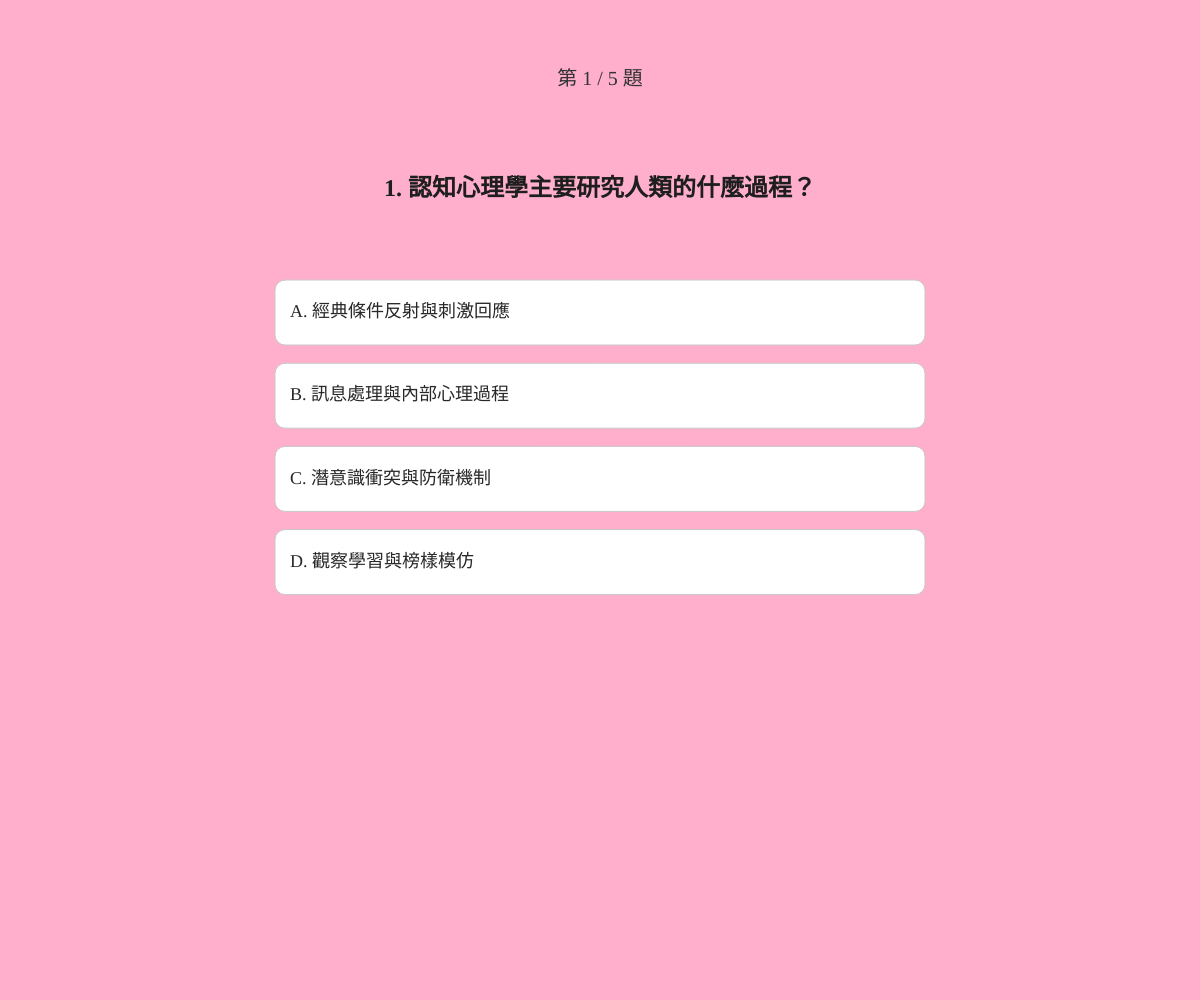
Frame 1 (no input)
Frame 60 (no input): identical to frame 1, image omitted
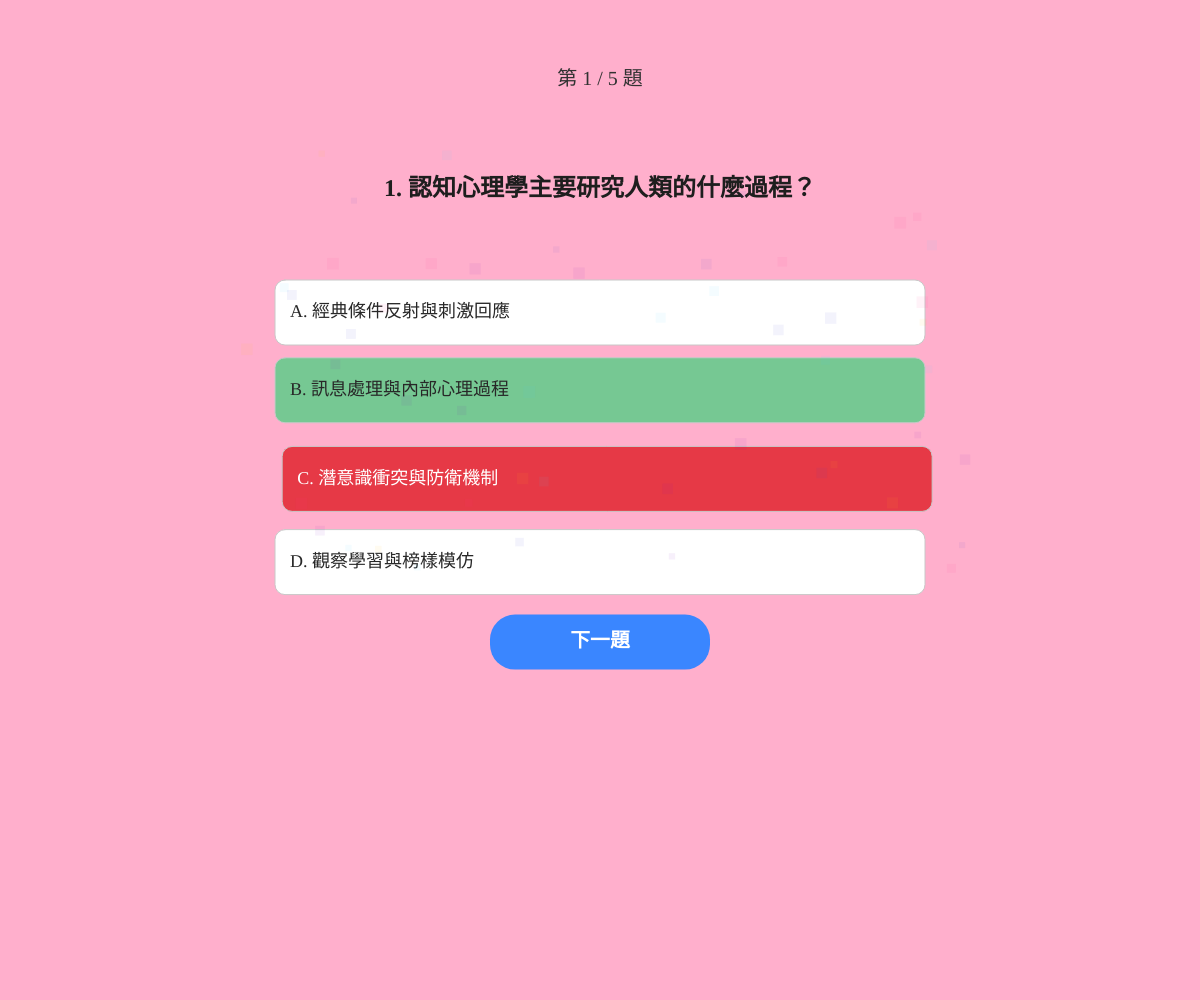
Frame 120 (the mouse pressed at the canvas centre since frame 60)

The p5.js sketch that drew these frames (run headless with seeded random() and noise() and a simulated clock; from frame 60 on, the mouse is pressed at the canvas centre):

// p5.js sketch
// ── sketch.js
// ===================================================
// 全局變數宣告
// ===================================================

// 測驗題目資料庫（教育心理學 認知主義簡易測驗，共5題）
const quizData = [
  {
    question: "1. 認知心理學主要研究人類的什麼過程？",
    options: ["A. 經典條件反射與刺激回應", "B. 訊息處理與內部心理過程", "C. 潛意識衝突與防衛機制", "D. 觀察學習與榜樣模仿"],
    correct: 1
  },
  {
    question: "2. 皮亞傑（Piaget）提出兒童認知發展的第二個階段是什麼？",
    options: ["A. 感官動作期 (Sensorimotor)", "B. 具體運思期 (Concrete Operational)", "C. 前運思期 (Preoperational)", "D. 形式運思期 (Formal Operational)"],
    correct: 2
  },
  {
    question: "3. 提出「鷹架理論 (Scaffolding)」與「最近發展區 (ZPD)」的學者是？",
    options: ["A. 維高斯基 (Vygotsky)", "B. 斯金納 (Skinner)", "C. 班杜拉 (Bandura)", "D. 奧蘇貝爾 (Ausubel)"],
    correct: 0
  },
  {
    question: "4. 人類訊息處理模型中，容量極有限且維持時間約 15-30 秒的是？",
    options: ["A. 感官記憶 (Sensory Memory)", "B. 短期/工作記憶 (Short-term/Working)", "C. 長期記憶 (Long-term Memory)", "D. 內隱記憶 (Implicit Memory)"],
    correct: 1
  },
  {
    question: "5. 奧蘇貝爾（Ausubel）提倡的「有意義學習」核心概念是什麼？",
    options: ["A. 嘗試錯誤法 (Trial and Error)", "B. 前導組織 (Advance Organizer)", "C. 代幣制度 (Token Economy)", "D. 隨機強化 (Random Reinforcement)"],
    correct: 1
  }
];

let currentQuestion = 0;   // 當前題目索引 (0 到 4)
let score = 0;             // 答對總題數
let selectedOption = -1;   // 使用者點選的選項 (-1 表示尚未選擇)
let answered = false;       // 當前題目是否已回答

// 響應式版面佈局尺寸與邊界
let layoutParams = {};     // 儲存動態計算的字體大小與間距
let optionButtons = [];    // 儲存四個選項按鈕的位置範圍
let nextBtnBounds = {};    // 下一題按鈕的位置範圍

// 動畫與特效變數
let confettiParticles = []; // 彩帶粒子陣列
let explosionSparks = [];   // 爆炸火花陣列
let animTimer = 0;          // 動畫計時器

// ===================================================
// p5.js 設定與主循環
// ===================================================

function setup() {
  // 建立全螢幕畫布
  createCanvas(windowWidth, windowHeight);
  
  // 設定 p5.js 文字繪製字體 (優先使用 Redaction 35，中文則自動對應 Noto Serif TC)
  textFont("'Redaction 35', 'Noto Serif TC', serif");
  
  // 設定文字對齊與繪圖模式
  textAlign(CENTER, CENTER);
  rectMode(CORNER);
  
  // 計算響應式版面尺寸與按鈕邊界
  calculateLayout();
}

function windowResized() {
  // 當瀏覽器視窗大小改變時（包含手機旋轉橫/直向），自動重新調整畫布與佈局
  resizeCanvas(windowWidth, windowHeight);
  calculateLayout();
}

function draw() {
  // 1. 設定背景顏色 (HEX: #ffafcc)
  background('#ffafcc');
  
  // 更新計時器用於選項浮動與晃動計算
  animTimer += 0.05;

  // 2. 判斷是否已完成所有題目
  if (currentQuestion < quizData.length) {
    drawQuizScreen();
  } else {
    drawResultScreen();
  }

  // 3. 更新並繪製動態特效 (彩帶與爆炸符號)
  updateAndDrawParticles();
}

// ===================================================
// 響應式版面配置計算 (Responsive Layout Calculation)
// ===================================================

function calculateLayout() {
  optionButtons = [];

  // 根據視窗寬高動態調配元件大小與字體
  let minDim = min(width, height);
  let isLandscapeMobile = (width > height) && (height < 500); // 判斷是否為手機橫向模式

  // 動態設定字體大小
  layoutParams.titleSize = constrain(minDim * 0.04, 14, 20);
  layoutParams.questionSize = constrain(minDim * 0.045, 16, 24);
  layoutParams.optionTextSize = constrain(minDim * 0.035, 13, 18);
  
  // 動態設定選項按鈕尺寸
  let btnWidth = min(width * 0.88, 650);
  
  // 手機橫態特別縮減高度以防擠壓出畫面
  let btnHeight = isLandscapeMobile ? constrain(height * 0.11, 36, 50) : constrain(height * 0.08, 44, 65);
  let spacing = isLandscapeMobile ? btnHeight * 1.25 : btnHeight * 1.28;
  
  // 計算起始 Y 座標
  let startY = isLandscapeMobile ? height * 0.28 : height * 0.28;

  // 計算 4 個選項區域
  for (let i = 0; i < 4; i++) {
    optionButtons.push({
      x: width / 2 - btnWidth / 2,
      y: startY + i * spacing,
      w: btnWidth,
      h: btnHeight
    });
  }

  // 計算「下一題」按鈕區域
  let nextWidth = min(width * 0.5, 220);
  let nextHeight = constrain(height * 0.07, 40, 55);
  let lastBtnY = optionButtons[3].y + btnHeight;
  
  nextBtnBounds = {
    x: width / 2 - nextWidth / 2,
    y: min(lastBtnY + (isLandscapeMobile ? 10 : 20), height - nextHeight - 15),
    w: nextWidth,
    h: nextHeight
  };
}

// ===================================================
// 畫面繪製邏輯
// ===================================================

// 繪製測驗主介面
function drawQuizScreen() {
  let q = quizData[currentQuestion];

  // 繪製頂部進度 (例如：第 1 / 5 題)
  fill(50);
  noStroke();
  textSize(layoutParams.titleSize);
  text(`第 ${currentQuestion + 1} / ${quizData.length} 題`, width / 2, height * 0.08);

  // 繪製題目文字 (包含範圍自動適應與調排)
  textSize(layoutParams.questionSize);
  textStyle(BOLD);
  fill(30);
  let maxQWidth = min(width * 0.9, 700);
  text(q.question, width / 2 - maxQWidth / 2, height * 0.13, maxQWidth, height * 0.12);
  textStyle(NORMAL);

  // 繪製四個選項
  for (let i = 0; i < 4; i++) {
    let btn = optionButtons[i];
    let drawX = btn.x;
    let drawY = btn.y;
    let bgColor = color(255); // 預設選項背景顏色：白色

    // 檢查作答狀態並應用動畫與顏色
    if (answered) {
      if (i === q.correct) {
        // 【正確答案選項】：加上 76c893 背景顏色，並上下移動
        bgColor = color('#76c893');
        drawY += sin(animTimer * 4) * 6; // 上下震盪浮動效果
      } else if (i === selectedOption && selectedOption !== q.correct) {
        // 【答錯的選項】：採用 e63946 背景顏色，並左右晃動
        bgColor = color('#e63946');
        drawX += sin(animTimer * 15) * 8; // 左右快速晃動效果
      }
    }

    // 繪製選項卡片外框與背景
    stroke(200);
    strokeWeight(1);
    fill(bgColor);
    rect(drawX, drawY, btn.w, btn.h, 10);

    // 繪製選項文字 (左右貼齊，防止文字溢出)
    noStroke();
    fill(answered && i === selectedOption && selectedOption !== q.correct ? 255 : 40);
    textSize(layoutParams.optionTextSize);
    textAlign(LEFT, CENTER);
    text(q.options[i], drawX + 15, drawY + btn.h / 2, btn.w - 30);
    textAlign(CENTER, CENTER); // 恢復中央對齊模式
  }

  // 答題後顯示「下一題」按鈕
  if (answered) {
    fill('#3a86ff');
    noStroke();
    rect(nextBtnBounds.x, nextBtnBounds.y, nextBtnBounds.w, nextBtnBounds.h, 25);
    
    fill(255);
    textSize(layoutParams.optionTextSize * 1.1);
    textStyle(BOLD);
    text("下一題", width / 2, nextBtnBounds.y + nextBtnBounds.h / 2);
    textStyle(NORMAL);
  }
}

// 繪製最後結算畫面
function drawResultScreen() {
  fill(40);
  textSize(layoutParams.questionSize * 1.5);
  textStyle(BOLD);
  text("測驗結束！", width / 2, height * 0.3);

  textSize(layoutParams.questionSize * 1.2);
  fill('#2a9d8f');
  text(`您的最終得分：${score} / ${quizData.length}`, width / 2, height * 0.45);

  // 評語顯示
  textSize(layoutParams.optionTextSize * 1.2);
  fill(80);
  let feedback = score === 5 ? "太棒了！您對認知主義完全掌握！" : "再接再厲！繼續加油！";
  text(feedback, width / 2, height * 0.58);
}

// ===================================================
// 事件處理 (滑鼠點擊與觸控支援)
// ===================================================

function mousePressed() {
  // 若已結束測驗則忽略點擊
  if (currentQuestion >= quizData.length) return;

  // 1. 尚未答題時：判斷點擊哪一個選項
  if (!answered) {
    for (let i = 0; i < 4; i++) {
      let btn = optionButtons[i];
      if (mouseX > btn.x && mouseX < btn.x + btn.w &&
          mouseY > btn.y && mouseY < btn.y + btn.h) {
        
        selectedOption = i;
        answered = true;

        let correctOpt = quizData[currentQuestion].correct;
        
        if (selectedOption === correctOpt) {
          // 答對：增加分數並在選項位置冒出彩帶
          score++;
          spawnConfetti(btn.x + btn.w / 2, btn.y + btn.h / 2);
        } else {
          // 答錯：在答錯選項處產生爆炸，並在正確答案處冒出彩帶
          let wrongBtn = optionButtons[selectedOption];
          let correctBtn = optionButtons[correctOpt];
          
          spawnExplosion(wrongBtn.x + wrongBtn.w / 2, wrongBtn.y + wrongBtn.h / 2);
          spawnConfetti(correctBtn.x + correctBtn.w / 2, correctBtn.y + correctBtn.h / 2);
        }
        break;
      }
    }
  } 
  // 2. 已答題時：判斷是否點擊「下一題」按鈕
  else {
    if (mouseX > nextBtnBounds.x && mouseX < nextBtnBounds.x + nextBtnBounds.w &&
        mouseY > nextBtnBounds.y && mouseY < nextBtnBounds.y + nextBtnBounds.h) {
      
      // 切換至下一題，重置狀態與特效陣列
      currentQuestion++;
      answered = false;
      selectedOption = -1;
      confettiParticles = [];
      explosionSparks = [];
    }
  }
}

// ===================================================
// 特效產生與更新邏輯
// ===================================================

// 產生彩帶粒子 (對題或提示正確答案時使用)
function spawnConfetti(x, y) {
  let colors = ['#f72585', '#7209b7', '#3f37c9', '#4cc9f0', '#ffb703'];
  for (let i = 0; i < 50; i++) {
    confettiParticles.push({
      x: x,
      y: y,
      vx: random(-6, 6),
      vy: random(-10, -3),
      size: random(6, 12),
      c: color(random(colors)),
      life: 255
    });
  }
}

// 產生爆炸符號與火花粒子 (錯題時使用)
function spawnExplosion(x, y) {
  for (let i = 0; i < 30; i++) {
    let angle = random(TWO_PI);
    let speed = random(3, 9);
    explosionSparks.push({
      x: x,
      y: y,
      vx: cos(angle) * speed,
      vy: sin(angle) * speed,
      size: random(8, 20),
      c: color(random(['#e63946', '#ffb703', '#d62828'])),
      life: 255
    });
  }
}

// 更新並繪製粒子動畫
function updateAndDrawParticles() {
  // 1. 繪製並更新彩帶粒子
  for (let i = confettiParticles.length - 1; i >= 0; i--) {
    let p = confettiParticles[i];
    p.x += p.vx;
    p.y += p.vy;
    p.vy += 0.2; // 重力效果
    p.life -= 4; // 漸漸消失

    noStroke();
    fill(red(p.c), green(p.c), blue(p.c), p.life);
    rect(p.x, p.y, p.size, p.size);

    if (p.life <= 0) confettiParticles.splice(i, 1);
  }

  // 2. 繪製並更新爆炸符號與火花
  for (let i = explosionSparks.length - 1; i >= 0; i--) {
    let s = explosionSparks[i];
    s.x += s.vx;
    s.y += s.vy;
    s.life -= 8;

    noStroke();
    fill(red(s.c), green(s.c), blue(s.c), s.life);
    ellipse(s.x, s.y, s.size, s.size);

    if (s.life <= 0) explosionSparks.splice(i, 1);
  }
}
// ── style.css
html, body {
  margin: 0;
  padding: 0;
}

canvas {
  display: block;
}
.redaction-35-regular {
  font-family: "Redaction 35", serif;
  font-weight: 400;
  font-style: normal;
}

.redaction-35-bold {
  font-family: "Redaction 35", serif;
  font-weight: 700;
  font-style: normal;
}

.redaction-35-regular-italic {
  font-family: "Redaction 35", serif;
  font-weight: 400;
  font-style: italic;
}
// <weight>: Use a value from 200 to 900
// <uniquifier>: Use a unique and descriptive class name

.noto-serif-tc-<uniquifier> {
  font-family: "Noto Serif TC", serif;
  font-optical-sizing: auto;
  font-weight: <weight>;
  font-style: normal;
}
